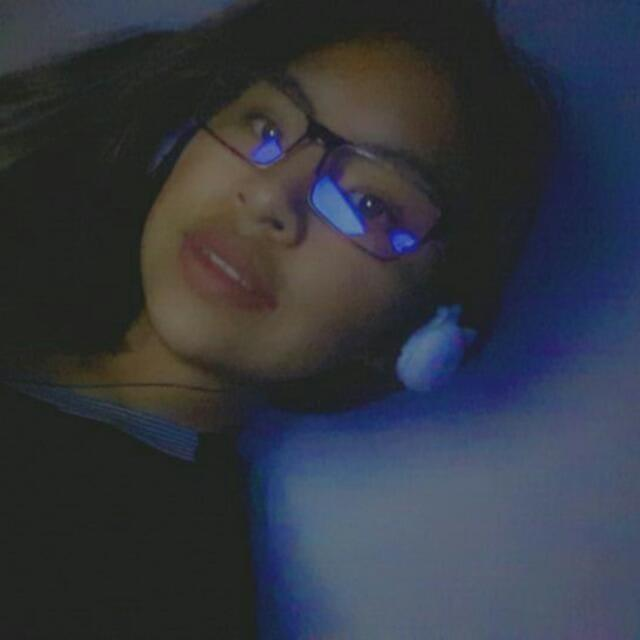
#> input picture TEMA 2/ACTIVIDAD 1 - TEMA 2/T1.jpeg, 640 x 640 px
$ jupyter execute Ej1.ipynb
#> lines starting #> are read from the running program, lines starting #| are printed output that depends on the picture
ACTIVIDAD DE LABORATORIO (PROCESANDO IMAGENES)

1. Tomate  3 fotografías en distintas poses
Las imagenes se encuentran registradas con T1, T2 y T3
2. Carga tus imagenes elegidas en formato BGR utilizando cv2.imread
3. Muestra cada imagen en formato BGR usando Matplotlib, pero convertida a RGB para que se muestre correctamente
4. Utiliza cv2.cvtColor para convertir la imagen de BGR a escala de grises
5. Guarda la imagen convertida en el ordenador
6. Guarda la imagen en BGR en el Ordenador
7. Muestra la Imagen en escala de grises
8. Para mostrar las imagenes crea una función
9. Muestra cada una de las imagenes en los dos modos subplot enseñados, en los diferentes canales en escala de grises, en formato de color y color falso
10. Cada imagen en un segmento de código separado

[cell 1]
import cv2
import matplotlib.pyplot as plt
import numpy as np

plt.rcParams['figure.figsize']=[10,5]

# Código de la imagen 1
img_bgr1= cv2.imread('T1.jpeg')
#> img_bgr1 is the input picture: shape (640, 640, 3); mean B, G, R 65.8, 56.2, 52
img_rgb1 = cv2.imread('T1.jpeg', cv2.IMREAD_COLOR)

plt.figure()
plt.imshow(cv2.cvtColor(img_rgb1, cv2.COLOR_BGR2RGB))
plt.title(f'Imagen RGB')
plt.axis('off')
plt.show()

img_gray = cv2.cvtColor(img_rgb1, cv2.COLOR_BGR2GRAY)
plt.figure()
plt.imshow(img_gray, cmap='gray')
plt.title(f'Escala de Grises - {img_bgr1.shape[0]}')
plt.axis('off')
plt.show()

print(f'Alto: {img_rgb1.shape[0]}')
#| Alto: 640
print(f'Ancho: {img_rgb1.shape[1]}')
#| Ancho: 640
print(f'Canales: {img_rgb1.shape[2]}')
#| Canales: 3
fig,axs=plt.subplots(1,4,figsize=(20,5))

axs[0].imshow(img_rgb1)
axs[0].set_title('imagen original')

fig_img=axs[1].imshow(img_rgb1[...,0],cmap='gray')
fig.colorbar(fig_img, ax=axs[1], shrink=0.5)
axs[1].set_title('canal rojo')

fig_img = axs[2].imshow(img_rgb1[..., 1], cmap='gray')
fig.colorbar(fig_img, ax=axs[2], shrink=0.5)
axs[2].set_title('Canal Verde')

fig_img = axs[3].imshow(img_rgb1[..., 2], cmap='gray')
fig.colorbar(fig_img, ax=axs[3], shrink=0.5)
axs[3].set_title('Canal Azul')

cv2.imwrite(f"{img_bgr1.shape[0]}_gris.jpg", img_gray)
#cv2.imwrite('T1.jpeg',img_bgr1)
#plt.imsave('T1.jpeg', cv2.cvtColor(img_bgr1,cv2.COLOR_BGR2RGB))

b, g, r = cv2.split(img_rgb1)
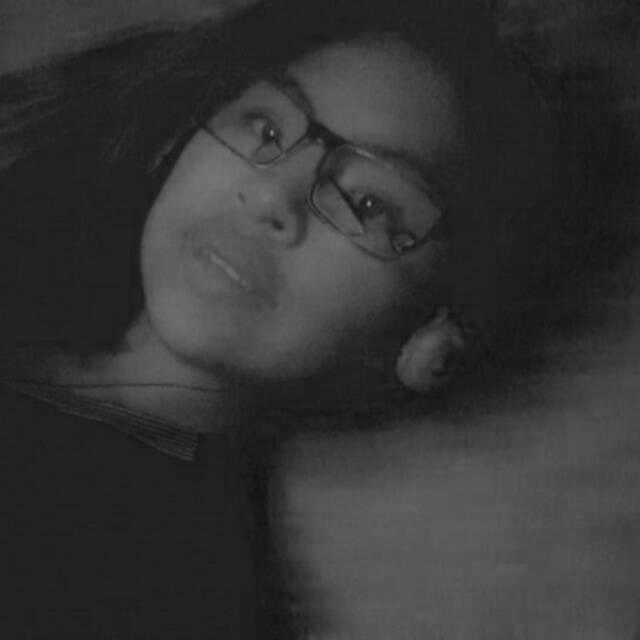
#> r: shape (640, 640); min 16, max 140, mean 52
plt.figure()

plt.subplot(141)
plt.title('Original')
plt.imshow(cv2.cvtColor(img_rgb1, cv2.COLOR_BGR2RGB))
plt.axis('off')

plt.subplot(142)
plt.title('Canal Rojo')
plt.imshow(r, cmap='Reds')
plt.axis('off')

plt.subplot(143)
plt.title('Canal Verde')
plt.imshow(g, cmap='Greens')
plt.axis('off')

plt.subplot(144)
plt.title('Canal Azul')
plt.imshow(b, cmap='Blues')
plt.axis('off')


# Código de la imagen 2
img_bgr2= cv2.imread('T2.jpeg')
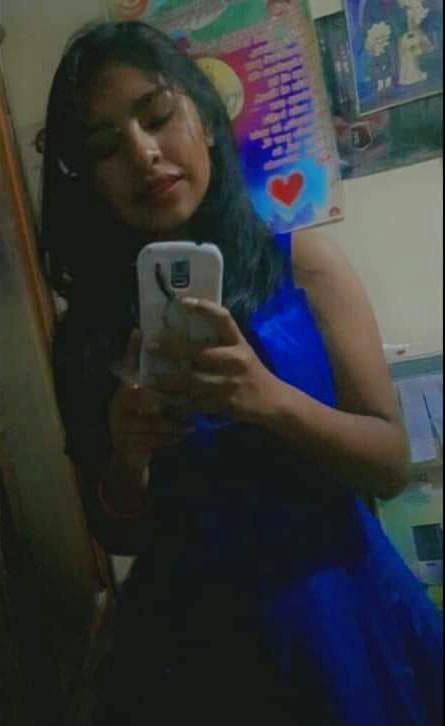
#> input picture TEMA 2/ACTIVIDAD 1 - TEMA 2/T2.jpeg, 445 x 726 px
#> img_bgr2 is the input picture: shape (726, 445, 3); mean B, G, R 57, 54.6, 51.8
img_rgb2 = cv2.imread('T2.jpeg', cv2.IMREAD_COLOR)

plt.figure()
plt.imshow(cv2.cvtColor(img_rgb2, cv2.COLOR_BGR2RGB))
plt.title(f'Imagen RGB')
plt.axis('off')
plt.show()
#> figure, not shown here; B, G, R data is drawn as R, G, B

img_gray = cv2.cvtColor(img_rgb2, cv2.COLOR_BGR2GRAY)
#> img_gray: shape (726, 445)
plt.figure()
plt.imshow(img_gray, cmap='gray')
plt.title(f'Escala de Grises - {img_bgr2.shape[0]}')
plt.axis('off')
plt.show()

print(f'Alto: {img_rgb2.shape[0]}')
#| Alto: 726
print(f'Ancho: {img_rgb2.shape[1]}')
#| Ancho: 445
print(f'Canales: {img_rgb2.shape[2]}')
#| Canales: 3
fig,axs=plt.subplots(1,4,figsize=(20,5))

axs[0].imshow(img_rgb2)
axs[0].set_title('imagen original')

fig_img=axs[1].imshow(img_rgb2[...,0],cmap='gray')
fig.colorbar(fig_img, ax=axs[1], shrink=0.5)
axs[1].set_title('canal rojo')

fig_img = axs[2].imshow(img_rgb2[..., 1], cmap='gray')
fig.colorbar(fig_img, ax=axs[2], shrink=0.5)
axs[2].set_title('Canal Verde')

fig_img = axs[3].imshow(img_rgb2[..., 2], cmap='gray')
fig.colorbar(fig_img, ax=axs[3], shrink=0.5)
axs[3].set_title('Canal Azul')

cv2.imwrite(f"{img_bgr2.shape[0]}_gris.jpg", img_gray)
#cv2.imwrite('T2.jpeg',img_bgr2)
#plt.imsave('T2.jpeg', cv2.cvtColor(img_bgr2,cv2.COLOR_BGR2RGB))

b, g, r = cv2.split(img_rgb2)
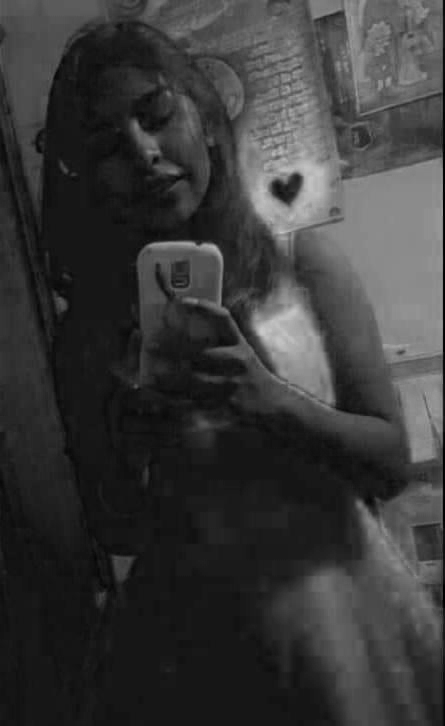
#> b: shape (726, 445); min 0, max 202, mean 57
#> g: shape (726, 445)
#> r: shape (726, 445)
plt.figure()

plt.subplot(141)
plt.title('Original')
plt.imshow(cv2.cvtColor(img_rgb2, cv2.COLOR_BGR2RGB))
plt.axis('off')

plt.subplot(142)
plt.title('Canal Rojo')
plt.imshow(r, cmap='Reds')
plt.axis('off')

plt.subplot(143)
plt.title('Canal Verde')
plt.imshow(g, cmap='Greens')
plt.axis('off')

plt.subplot(144)
plt.title('Canal Azul')
plt.imshow(b, cmap='Blues')
plt.axis('off')


# Código de la imagen 3

img_bgr3= cv2.imread('T3.jpeg')
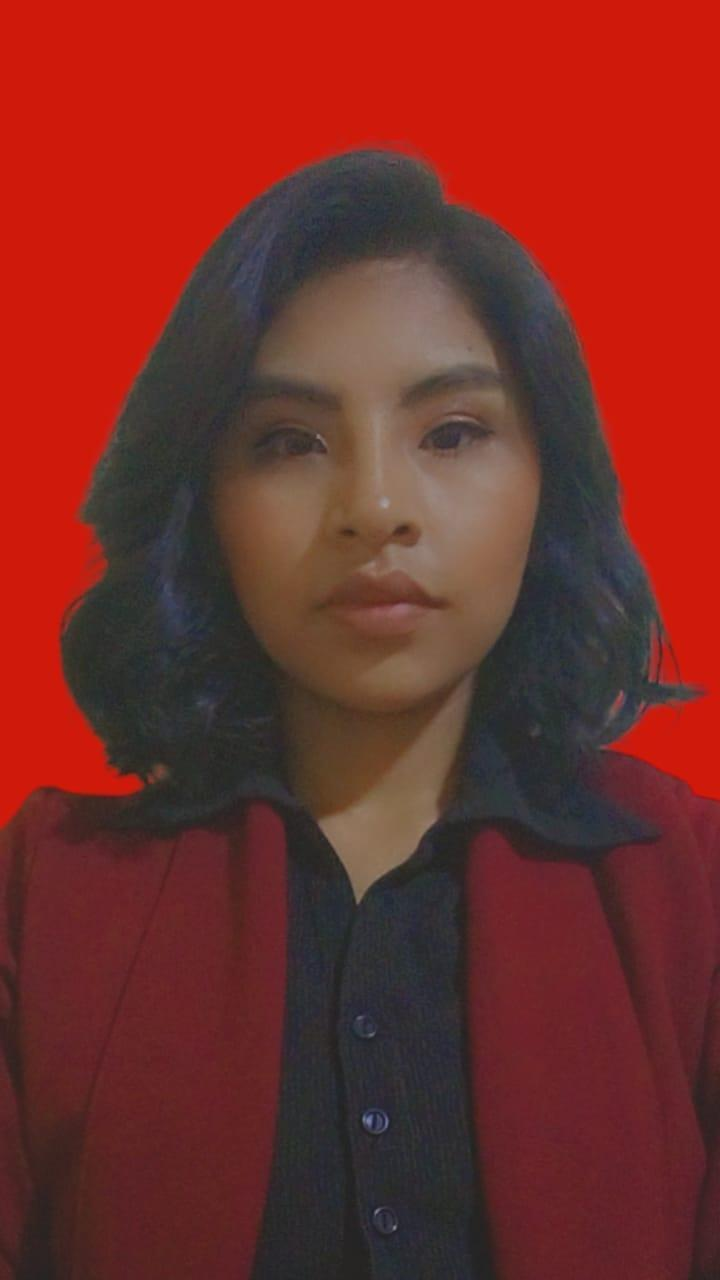
#> input picture TEMA 2/ACTIVIDAD 1 - TEMA 2/T3.jpeg, 720 x 1280 px
#> img_bgr3 is the input picture: shape (1280, 720, 3); mean B, G, R 39.5, 45, 119
img_rgb3 = cv2.imread('T3.jpeg', cv2.IMREAD_COLOR)

plt.figure()
plt.imshow(cv2.cvtColor(img_rgb3, cv2.COLOR_BGR2RGB))
plt.title(f'Imagen RGB')
plt.axis('off')
plt.show()
#> figure, not shown here; B, G, R data is drawn as R, G, B

img_gray = cv2.cvtColor(img_rgb3, cv2.COLOR_BGR2GRAY)
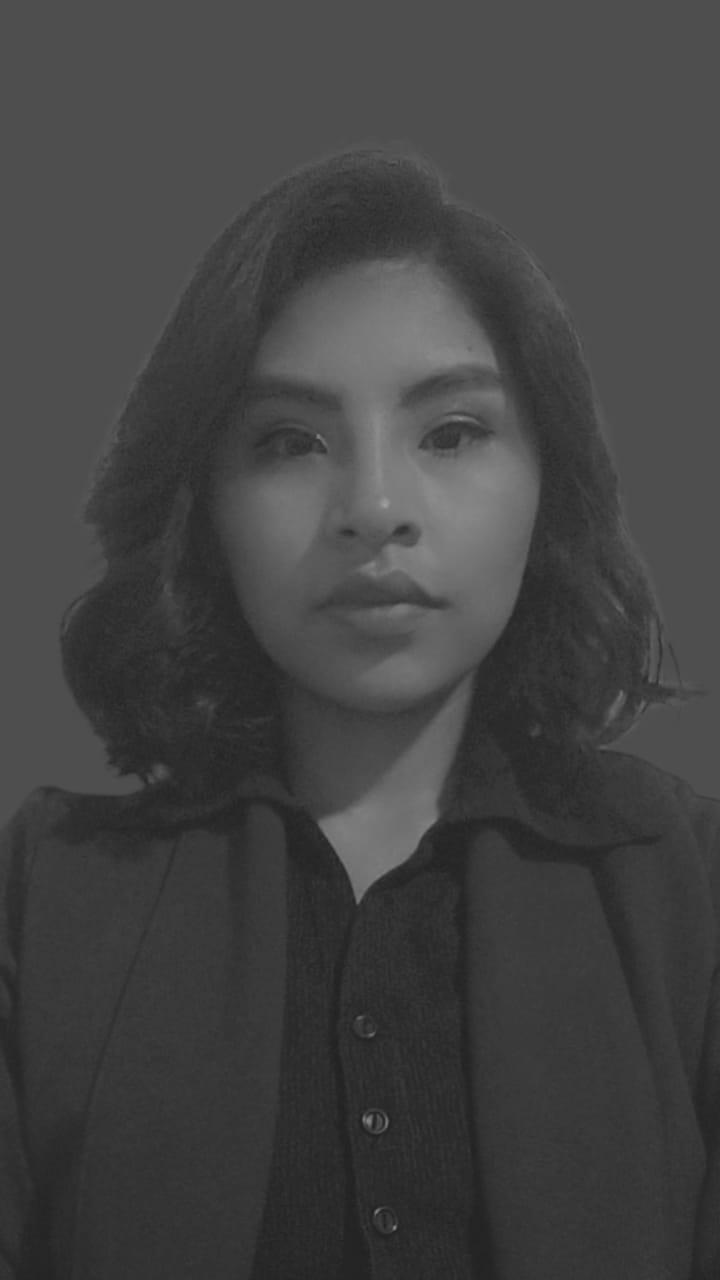
#> img_gray: shape (1280, 720); min 29, max 160, mean 66.6
plt.figure()
plt.imshow(img_gray, cmap='gray')
plt.title(f'Escala de Grises - {img_bgr3.shape[0]}')
plt.axis('off')
plt.show()

print(f'Alto: {img_rgb3.shape[0]}')
#| Alto: 1280
print(f'Ancho: {img_rgb3.shape[1]}')
#| Ancho: 720
print(f'Canales: {img_rgb3.shape[2]}')
#| Canales: 3
fig,axs=plt.subplots(1,4,figsize=(20,5))

axs[0].imshow(img_rgb3)
axs[0].set_title('imagen original')

fig_img=axs[1].imshow(img_rgb3[...,0],cmap='gray')
fig.colorbar(fig_img, ax=axs[1], shrink=0.5)
axs[1].set_title('canal rojo')

fig_img = axs[2].imshow(img_rgb3[..., 1], cmap='gray')
fig.colorbar(fig_img, ax=axs[2], shrink=0.5)
axs[2].set_title('Canal Verde')

fig_img = axs[3].imshow(img_rgb3[..., 2], cmap='gray')
fig.colorbar(fig_img, ax=axs[3], shrink=0.5)
axs[3].set_title('Canal Azul')

cv2.imwrite(f"{img_bgr3.shape[0]}_gris.jpg", img_gray)
#cv2.imwrite('T3.jpeg',img_bgr3)
#plt.imsave('T3.jpeg', cv2.cvtColor(img_bgr3,cv2.COLOR_BGR2RGB))

b, g, r = cv2.split(img_rgb3)
#> b: shape (1280, 720)
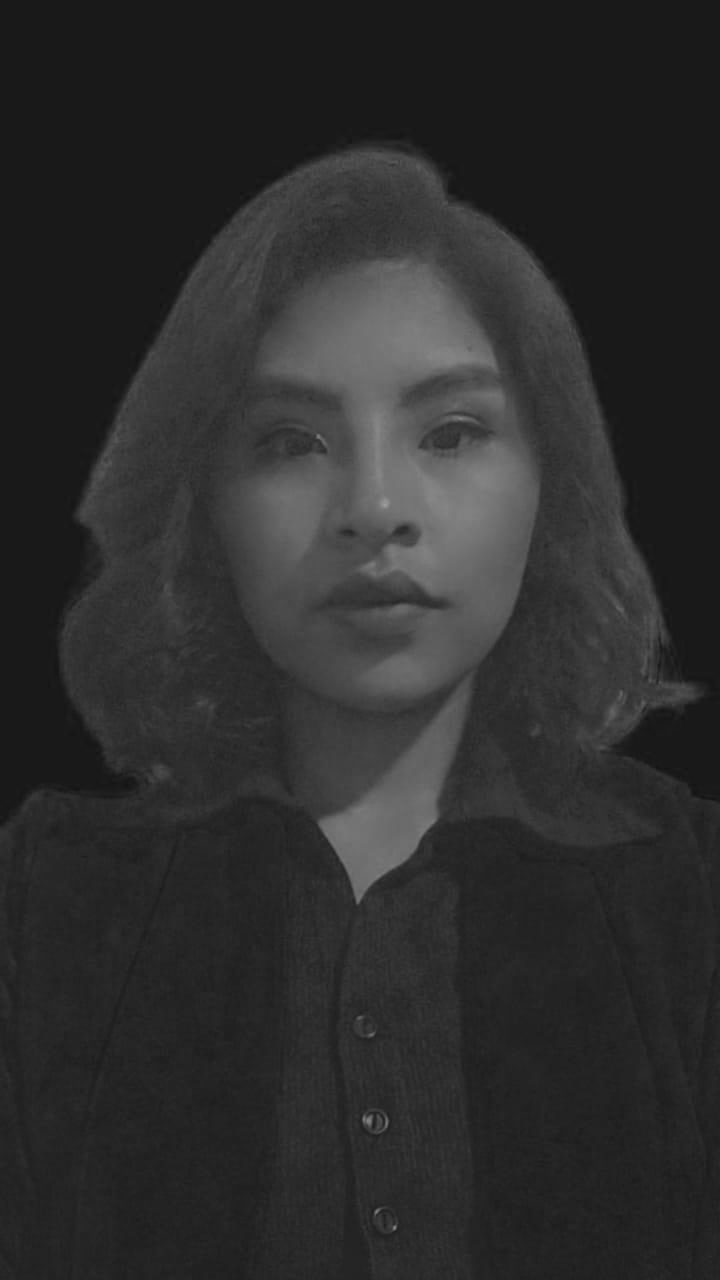
#> g: shape (1280, 720); min 19, max 156, mean 45
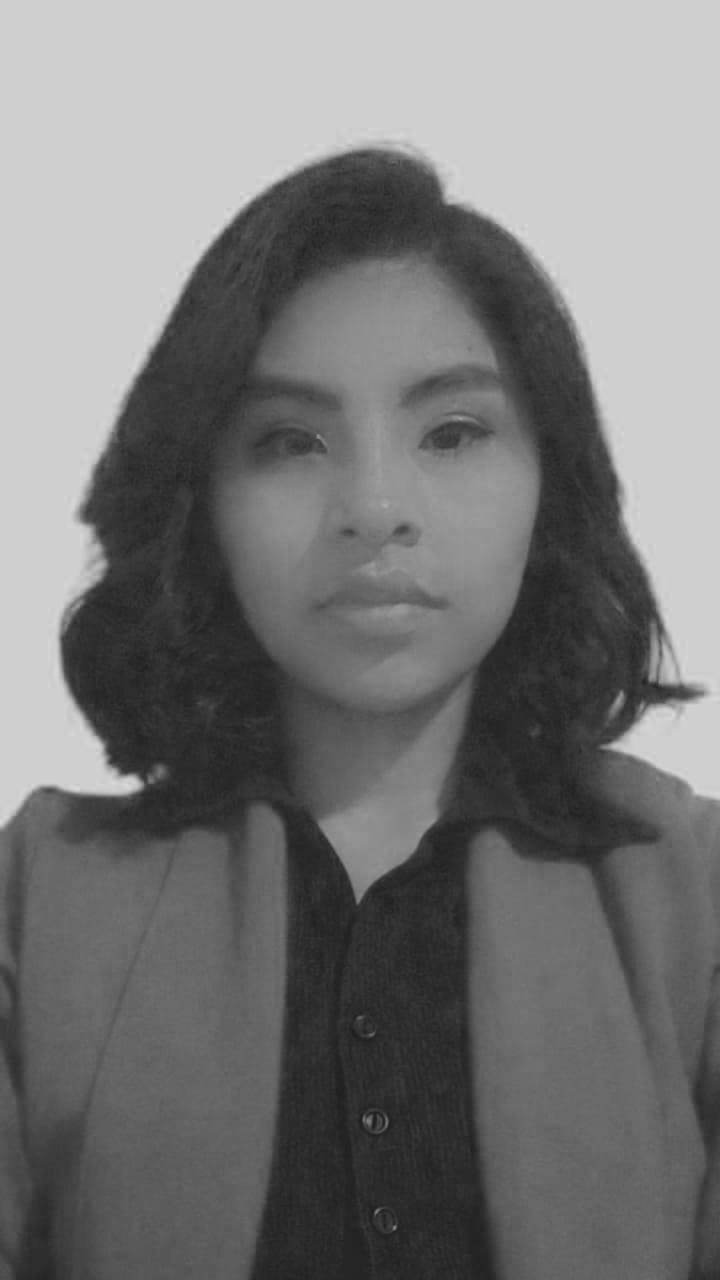
#> r: shape (1280, 720); min 26, max 219, mean 119
plt.figure()

plt.subplot(141)
plt.title('Original')
plt.imshow(cv2.cvtColor(img_rgb3, cv2.COLOR_BGR2RGB))
plt.axis('off')

plt.subplot(142)
plt.title('Canal Rojo')
plt.imshow(r, cmap='Reds')
plt.axis('off')

plt.subplot(143)
plt.title('Canal Verde')
plt.imshow(g, cmap='Greens')
plt.axis('off')

plt.subplot(144)
plt.title('Canal Azul')
plt.imshow(b, cmap='Blues')
plt.axis('off')

plt.show()
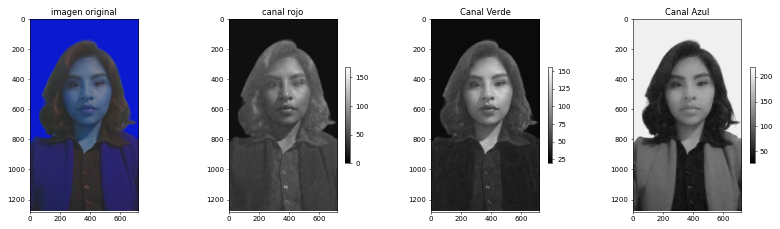
#> figure drawn by matplotlib, 7 panels; B, G, R data is drawn as R, G, B
